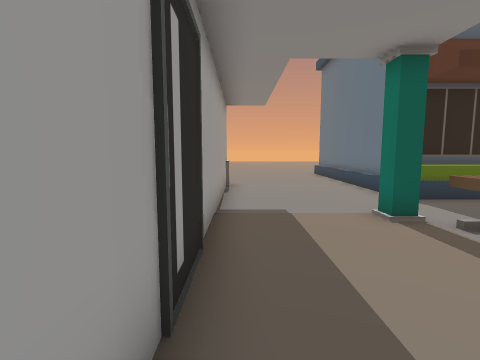
[1] (above)

17 first-person views from a walk through a Unity game level. The camera is 1.3 m above the floor, tilts 6° down and sees 85° across. The floor is counted in squares, 1 m on a side. Each view is taken from the middle of a square. On the plan, view 1 faces up. The plan holds only what a view shows up to about 13 squares ahead; the rest is blank. The place goes on beyond the plan. The player character is not drawn.

[2]
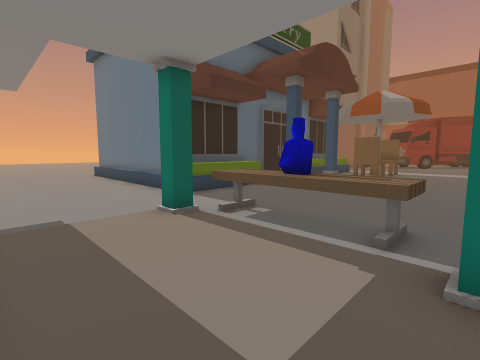

[3]
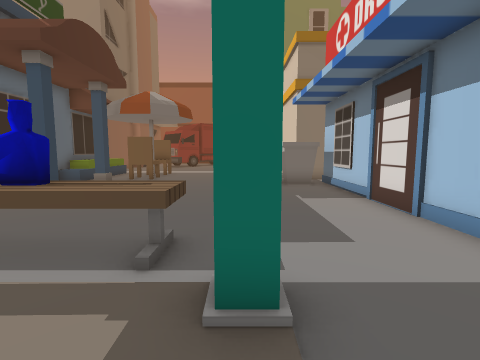

[4]
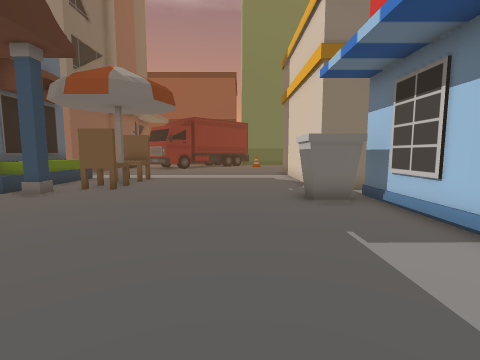

[5]
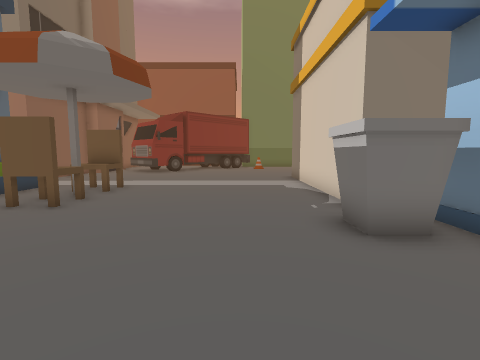

[6]
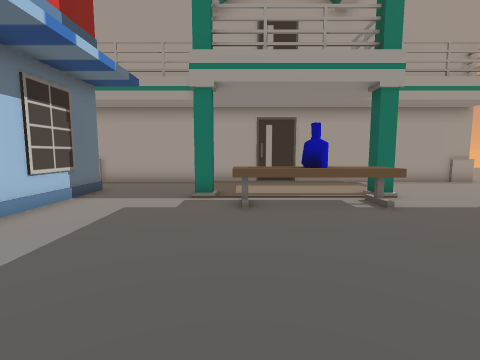

[7]
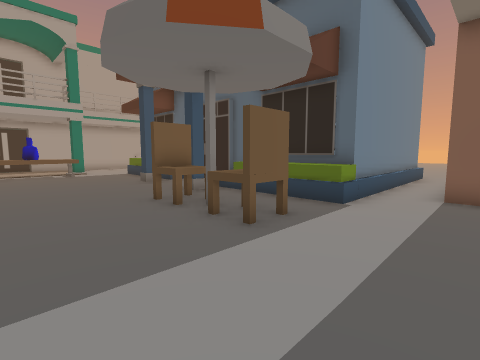

[8]
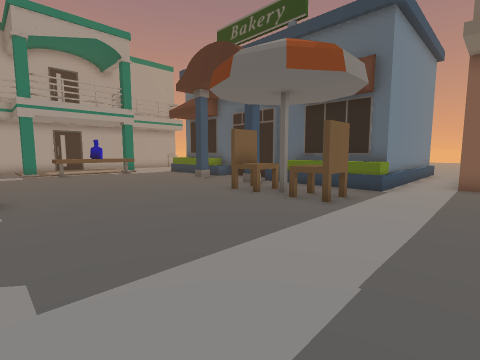

[9]
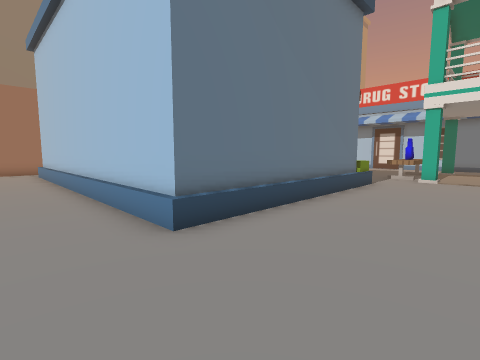

[10]
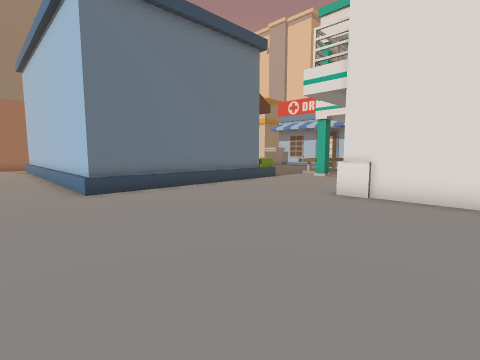

[11]
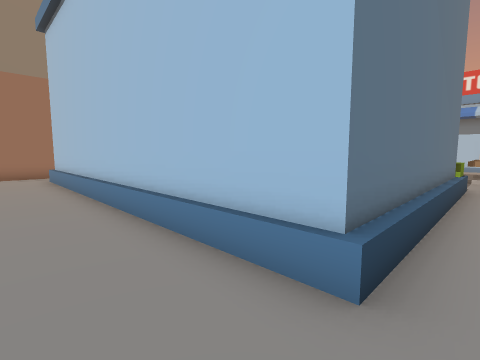

[12]
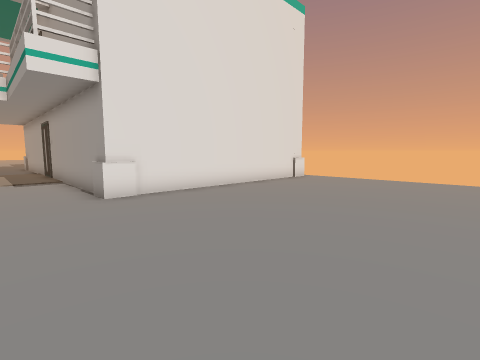

[13]
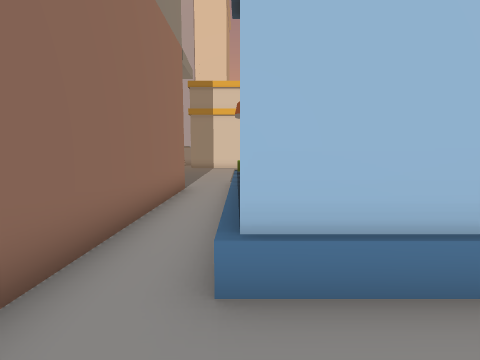

[14]
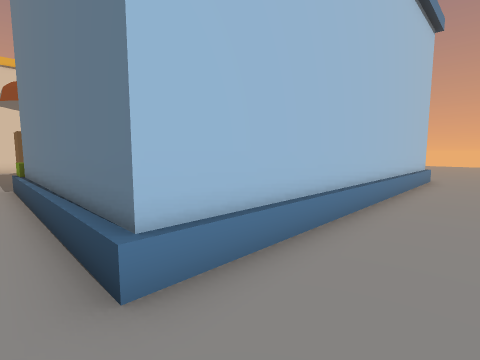

[15]
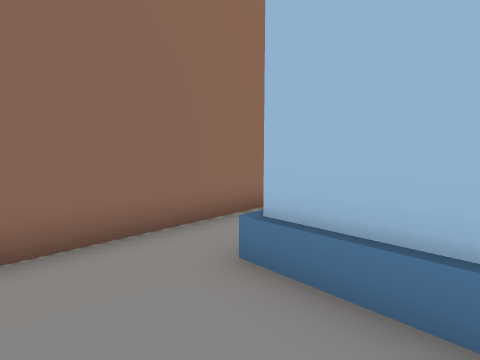

[16]
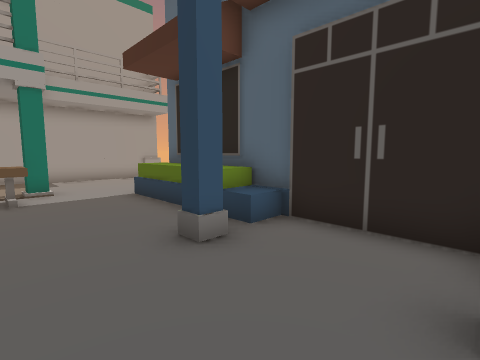

[17]
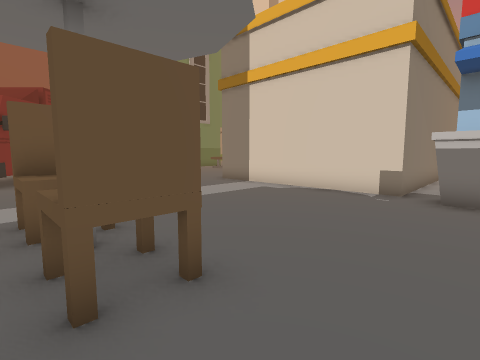

### Floor plan
Key: @ floor where view 1 was taken; # wall or solid block; . main floor; : floor 1 m higher than the main floor; / step, stairs or slope; B building; E bench; O other object.
Columns run from 5 left of view 1 to 21 right of it. Each row starts with its distance up from view 1.
 19 .........................B
 18 .........................B
 17 ..........//////////////.B
 16 ..........BBBBBBBBBBBBBB.B
 15 ..........B            B.B
 14 ..........B            B.B
 13 ..........B            B.B
 12 ..........B            B.B
 11 #####.....B            B.B
 10     #.....B            B.BB
  9     #.....BBBBBBBBBBBBBB...
  8     #.....:    /../    B...
  7     #..........B..B........
  6     #..........B..B........
  5     #...#EE........OOOOO...
  4     #....EE................
  3     #....OO................
  2     #....EE................
  1     #....EE................
  0     #@..#..................
 -1     #......................
 -2     #............OO........
 -3     #............OOBBBBBBBB
 -4     #..############B
 -5     #.             B
 -6                    B
 -7                    B
 -8                    B
 -9                    B
-10                    B
-11                    B

Where each view was taken, in squares from view 1:
view 1: 0 up, 0 right, facing up
view 2: 0 up, 0 right, facing up-right
view 3: 0 up, 1 right, facing right
view 4: 0 up, 5 right, facing right
view 5: 0 up, 8 right, facing right
view 6: 1 up, 11 right, facing left
view 7: 1 up, 21 right, facing up-left
view 8: 2 down, 21 right, facing up-left
view 9: 19 up, 1 right, facing down-right
view 10: 19 up, 4 left, facing down-right
view 11: 19 up, 4 right, facing down-right
view 12: 19 up, 2 right, facing down-left
view 13: 19 up, 18 right, facing down
view 14: 19 up, 19 right, facing down-left
view 15: 19 up, 16 right, facing down-right
view 16: 4 up, 13 right, facing up-left
view 17: 6 up, 12 right, facing down-right
